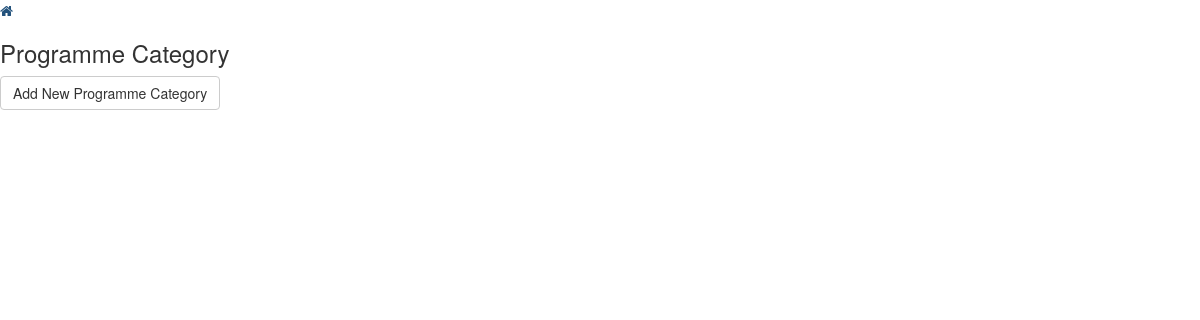
The app's page /programcat/, older data.
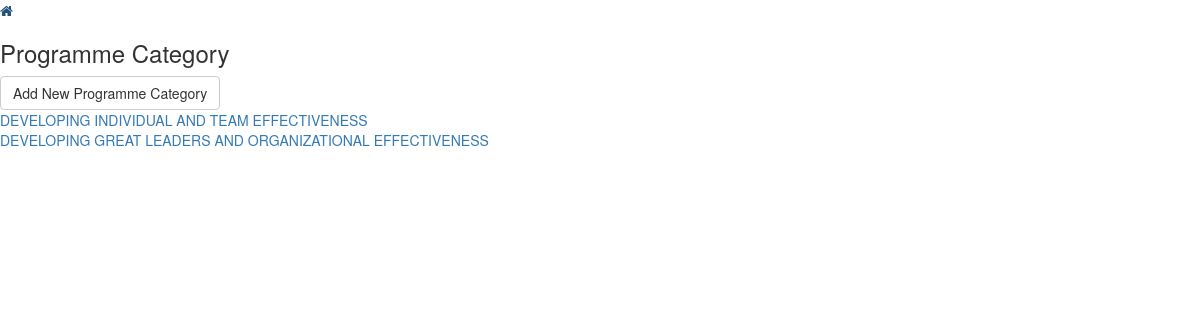
The same page, newer data.
### programme/models.py (models this page shows, shortened)
class ProgramCategory(models.Model):
    name = models.CharField(max_length=500)

### programme/views.py (the view)
# urls.py: url(r'^programcat/$', views.program_category, name="program_cat"),
def program_category(request):
    template_name = 'programme/program_cat.html'
    program_cats = ProgramCategory.objects.all()
    return render(request, template_name, {'program_categories': program_cats})

### programme/templates/programme/program_cat.html (shortened to what this page needs)
{% extends "base.html" %}
{% load static %}
{% block content %}
<div>
    <h3>Programme Category</h3>
    <a href="{% url 'program_cat_add' %}"><button class="btn btn-default">Add New Programme Category</button></a>
    <div>
        {%  for program in program_categories %}
        <div>
            <a href="{% url 'program_cat_edit' program.id %}">{{ program.name }}</a>
        </div>
        {% endfor %}
    </div>
</div>
{% endblock %}

Row changes from the older to the newer data that the page shows:
added ProgramCategory: name "DEVELOPING INDIVIDUAL AND TEAM EFFECTIVENESS"
added ProgramCategory: name "DEVELOPING GREAT LEADERS AND ORGANIZATIONAL EFFECTIVENESS"
